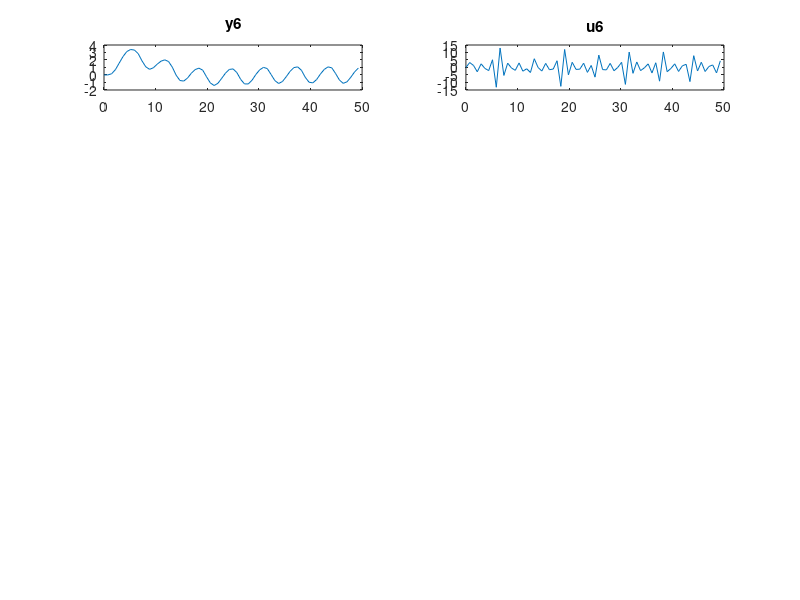

Reproduce this figure in MATLAB. (Note: this script raises an error after producing the figure.)
sys = tf([0.1 8/15],[1 11/15 61/50 53/180 8/150]);
t = 0:0.7356:50;

u6 = sin(t) + 2*sin(2*t) + 3*sin(3*t) + 4*sin(4*t) + 5*sin(5*t);
y6 = lsim(sys, u6, t);
subplot(6, 2, 1)
plot(t, y6);
title("y6");
subplot(6, 2, 2)
plot(t, u6);
title("u6");
% System identification
data = iddata(transpose(y6)', u6', 0.7356); % Create IDDATA object from input-output data
np = 4; 
nz = 1;

% Estimate transfer function parameters using least squares method
estimated_sys = tfest(data, np, nz, 'Ts', 0);

% Calculate SSE
sse = sum((lsim(sys, u6, t) - lsim(estimated_sys, u6, t)).^2);
disp(['Sum of Squares Error (SSE): u6 ', num2str(sse)]);

u5 = sin(t) + 2*sin(2*t) + 3*sin(3*t) + 4*sin(4*t);
y5 = lsim(sys, u5, t);
subplot(6, 2, 3)
plot(t, y5);
title("y5");
subplot(6, 2, 4)
plot(t, u5);
title("u5");
% System identification
data = iddata(transpose(y5)', u5', 0.7356); % Create IDDATA object from input-output data
np = 4; 
nz = 1;

% Estimate transfer function parameters using least squares method
estimated_sys = tfest(data, np, nz, 'Ts', 0);

% Calculate SSE
sse = sum((lsim(sys, u5, t) - lsim(estimated_sys, u5, t)).^2);
disp(['Sum of Squares Error (SSE): u5 ', num2str(sse)]);

u4 = sin(t) + 2*sin(2*t) + 3*sin(3*t);
y4 = lsim(sys, u4, t);
subplot(6, 2, 5)
plot(t, y4);
title("y4");
subplot(6, 2, 6)
plot(t, u4);
title("u4");
% System identification
data = iddata(transpose(y4)', u4', 0.7356); % Create IDDATA object from input-output data
np = 4; 
nz = 1;

% Estimate transfer function parameters using least squares method
estimated_sys = tfest(data, np, nz, 'Ts', 0);

% Calculate SSE
sse = sum((lsim(sys, u4, t) - lsim(estimated_sys, u4, t)).^2);
disp(['Sum of Squares Error (SSE): u4 ', num2str(sse)]);

u3 = sin(t) + 2*sin(2*t);
y3 = lsim(sys, u3, t);
subplot(6, 2, 7)
plot(t, y3);
title("y3");
subplot(6, 2, 8)
plot(t, u3);
title("u4");
% System identification
data = iddata(transpose(y3)', u3', 0.7356); % Create IDDATA object from input-output data
np = 4; 
nz = 1;

% Estimate transfer function parameters using least squares method
estimated_sys = tfest(data, np, nz, 'Ts', 0);

% Calculate SSE
sse = sum((lsim(sys, u3, t) - lsim(estimated_sys, u3, t)).^2);
disp(['Sum of Squares Error (SSE): u3 ', num2str(sse)]);

u2 = sin(t);
y2 = lsim(sys, u2, t);
subplot(6, 2, 9)
plot(t, y2);
title("y2");
subplot(6, 2, 10)
plot(t, u2);
title("u2");
% System identification
data = iddata(transpose(y2)', u2', 0.7356); % Create IDDATA object from input-output data
np = 4; 
nz = 1;

% Estimate transfer function parameters using least squares method
estimated_sys = tfest(data, np, nz, 'Ts', 0);

% Calculate SSE
sse = sum((lsim(sys, u2, t) - lsim(estimated_sys, u2, t)).^2);
disp(['Sum of Squares Error (SSE): u2 ', num2str(sse)]);

u1 = t;
y1 = lsim(sys, u1, t);
subplot(6, 2, 11)
plot(t, y1);
title("y1");
subplot(6, 2, 12)
plot(t, u1);
title("u1");
% System identification
data = iddata(transpose(y1)', u1', 0.7356); % Create IDDATA object from input-output data
np = 4; 
nz = 1;

% Estimate transfer function parameters using least squares method
estimated_sys = tfest(data, np, nz, 'Ts', 0);

% Calculate SSE
sse = sum((lsim(sys, u1, t) - lsim(estimated_sys, u1, t)).^2);
disp(['Sum of Squares Error (SSE): u1 ', num2str(sse)]);